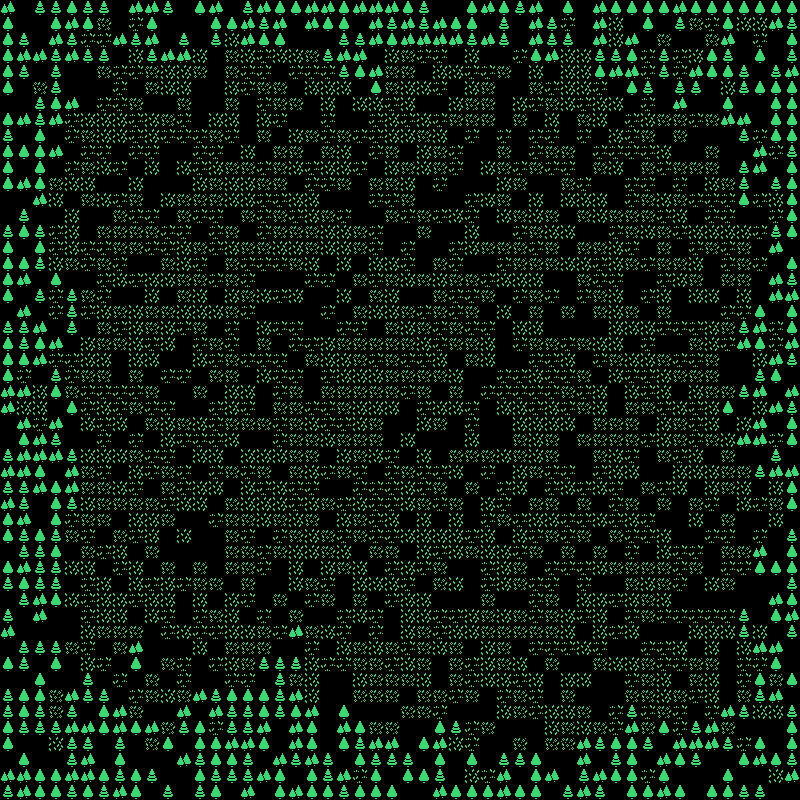

A 2D game scene composited from a Tiled map and its tileset images. What follows is a short description and the map's XML, with every tile layer's data as written:
An orthogonal 50x50 tile map with 16x16 px tiles, 1 tile layer (ground) and 9 objects (8x wall, player).

<map version="1.2" tiledversion="1.3.2" orientation="orthogonal" renderorder="right-down" compressionlevel="0" width="50" height="50" tilewidth="16" tileheight="16" infinite="0" nextlayerid="4" nextobjectid="12">
 <tileset firstgid="1" source="charset.tsx" />
 <layer id="1" name="ground" width="50" height="50">
  <data encoding="csv">
68,1,34,34,33,34,34,1,68,68,34,1,33,68,1,34,68,33,33,68,68,33,68,68,68,33,34,1,1,33,68,33,34,68,1,33,1,68,33,33,33,33,68,33,33,33,33,33,33,33,
33,1,1,33,68,33,7,1,6,33,1,1,1,33,33,68,34,68,1,68,33,33,1,68,34,68,34,68,33,33,1,34,1,68,34,6,1,68,8,1,33,1,34,7,6,33,8,8,68,34,
33,34,1,68,34,6,6,68,34,68,1,34,1,34,8,68,33,33,1,1,1,34,34,68,33,68,68,68,68,34,68,34,1,68,34,34,1,68,8,68,1,7,1,1,7,68,1,6,1,33,
33,68,68,34,68,34,34,1,8,34,68,68,8,1,7,8,6,8,8,7,34,68,68,1,8,7,6,6,1,8,1,1,6,33,68,8,8,34,34,33,6,34,6,8,33,34,1,33,1,34,
33,34,1,34,1,1,7,6,6,7,8,8,7,1,7,6,6,1,6,6,6,34,33,68,7,7,1,8,8,6,6,7,1,8,1,8,8,33,68,68,6,34,6,68,33,33,34,1,34,68,
33,1,7,34,1,1,1,6,1,7,8,8,1,1,8,6,7,7,1,8,8,8,1,33,7,8,8,6,1,8,7,1,1,7,6,8,8,6,1,33,34,1,34,34,1,8,34,33,33,33,
1,1,34,33,68,1,6,6,7,1,1,7,1,1,7,1,6,7,7,1,8,1,8,8,6,8,1,1,8,7,7,1,8,6,7,8,6,8,8,1,6,1,68,1,1,33,1,1,33,33,
33,68,34,68,6,8,8,8,6,8,7,6,1,8,8,1,8,6,1,1,6,1,1,6,8,6,8,6,7,7,7,1,7,1,8,1,7,8,1,6,8,7,7,6,7,68,68,1,33,33,
34,1,33,1,6,7,8,8,6,8,6,6,6,7,6,1,7,1,8,7,6,7,6,6,8,8,7,8,1,6,1,6,1,6,6,1,6,1,8,6,7,1,7,1,1,1,34,6,33,33,
33,33,33,68,1,6,6,1,6,6,1,1,6,6,1,8,1,7,7,1,7,8,1,6,7,1,8,7,6,1,1,7,1,6,7,7,1,6,6,6,6,8,1,1,7,1,1,68,6,34,
33,1,33,1,6,7,8,6,1,8,1,8,6,8,7,7,6,7,8,6,8,8,6,1,8,7,8,7,6,1,8,7,6,7,6,6,1,7,8,1,7,6,7,7,7,1,34,68,1,33,
33,68,33,7,8,8,1,1,8,1,1,1,8,7,8,8,7,7,1,6,6,7,1,7,7,8,1,6,1,1,1,8,7,1,1,7,6,1,1,6,6,1,6,1,8,7,34,1,34,33,
1,1,68,8,1,7,8,6,7,1,8,7,7,7,8,8,6,6,8,8,1,1,1,6,6,7,1,1,1,6,8,7,1,8,1,8,8,8,1,6,7,8,7,6,6,6,33,6,8,33,
1,34,1,1,8,1,1,7,6,6,1,7,6,6,1,7,6,7,6,8,7,6,1,1,7,6,7,6,8,6,1,8,7,8,7,1,7,8,7,7,7,6,8,1,6,6,1,1,6,33,
34,33,34,6,8,1,7,7,7,7,6,6,1,6,7,1,6,7,7,7,8,8,7,6,1,1,7,1,1,8,1,1,6,7,8,8,1,1,6,7,8,7,6,8,8,8,8,6,34,33,
33,1,33,6,8,6,6,7,7,6,6,8,7,6,8,7,7,8,8,7,8,8,7,6,1,6,1,1,6,8,7,7,7,6,7,1,7,7,8,6,1,7,1,6,7,6,7,1,68,1,
33,33,34,8,7,6,7,6,1,1,7,8,6,1,7,6,6,6,7,8,1,8,1,8,8,6,1,7,6,1,1,6,7,7,7,8,8,6,8,7,6,7,7,8,1,6,7,6,1,33,
33,68,1,33,1,1,6,8,6,8,8,7,7,6,7,6,1,1,1,6,6,1,7,6,7,8,7,8,7,7,6,8,8,8,1,1,7,6,6,1,1,6,8,7,1,7,7,1,68,34,
33,1,34,6,34,7,6,1,1,8,1,7,8,1,8,7,8,6,8,1,1,8,1,7,8,1,1,7,6,6,7,1,6,7,6,1,6,7,8,1,6,8,1,8,8,1,8,1,68,68,
1,68,1,6,34,6,8,7,8,7,7,8,8,8,7,6,1,1,1,1,6,1,7,8,8,7,6,7,6,7,1,8,1,7,1,7,1,7,8,7,1,7,1,1,1,6,6,33,1,33,
34,34,68,1,34,1,7,6,8,7,8,6,7,1,6,1,8,6,6,1,1,6,6,1,7,8,7,6,7,6,6,1,8,8,1,1,1,1,8,8,8,6,6,6,8,7,34,68,6,33,
33,34,33,68,1,8,7,7,8,6,8,1,6,7,6,1,7,1,6,6,8,7,7,7,7,7,8,6,7,7,8,1,6,7,7,6,7,8,8,1,6,1,1,7,8,6,68,33,6,68,
33,33,68,6,6,8,8,1,8,8,1,1,8,6,7,6,6,6,1,7,8,8,7,6,7,6,6,8,1,7,8,1,1,6,6,8,1,6,7,8,8,7,6,6,7,1,1,8,68,34,
33,6,1,34,6,7,7,1,7,1,6,6,1,7,7,1,8,6,6,1,6,8,8,8,7,7,7,7,8,1,1,6,6,8,6,6,7,1,8,6,6,8,7,7,7,1,1,34,33,1,
68,68,8,33,7,6,6,6,6,7,1,1,7,1,8,8,1,6,7,1,7,7,7,7,7,6,7,1,7,1,6,6,6,6,6,7,6,8,1,8,6,8,1,8,7,7,34,68,1,68,
68,8,8,1,33,6,8,6,7,6,6,1,1,6,8,6,1,7,7,6,6,7,8,8,8,1,6,8,8,6,1,8,8,6,8,6,7,8,1,7,7,6,8,6,8,33,1,8,68,34,
1,68,6,68,1,8,6,8,1,7,8,7,8,6,7,7,7,6,7,8,6,6,8,7,1,1,8,7,1,6,1,1,8,8,8,8,1,7,7,7,1,8,7,6,8,1,8,68,1,33,
1,33,68,34,1,1,6,1,6,1,8,6,6,6,8,1,1,6,7,7,8,7,7,7,1,8,1,1,1,8,1,1,7,8,7,1,7,7,7,7,6,8,7,6,7,8,68,68,6,33,
34,68,68,68,34,8,8,8,7,6,6,1,8,8,1,8,8,8,7,7,1,8,7,8,6,1,8,1,7,7,7,8,7,8,7,1,1,7,8,6,1,7,6,8,1,7,1,1,34,1,
68,68,33,1,68,7,6,1,8,6,7,6,1,6,7,6,7,1,7,8,6,7,6,1,6,7,6,6,8,1,6,1,8,7,6,6,1,6,8,8,1,1,8,8,8,7,7,34,68,68,
34,34,68,33,68,7,7,8,6,1,7,6,8,8,1,8,6,8,6,6,1,1,6,6,6,8,6,7,1,7,1,6,8,1,6,8,6,8,6,1,7,6,8,1,8,7,8,1,8,33,
68,34,1,33,34,8,7,7,7,7,6,8,8,1,7,8,8,8,6,8,7,6,8,6,6,8,7,6,7,1,8,6,1,7,7,1,7,1,6,7,1,7,1,7,6,1,8,6,7,33,
33,68,1,33,6,7,7,1,8,8,7,1,1,6,7,7,8,7,8,7,1,8,7,6,8,1,8,1,8,1,6,7,6,8,8,6,6,8,6,8,6,1,1,8,1,7,1,1,8,1,
33,34,33,34,7,6,1,7,6,8,1,8,1,1,7,6,1,6,7,8,7,6,7,6,6,8,8,8,8,6,8,1,8,6,7,6,7,1,7,6,6,8,1,1,6,6,1,6,1,34,
1,34,34,33,1,7,6,8,1,7,1,1,1,1,7,7,6,7,8,8,7,8,1,7,7,1,8,6,8,7,8,8,6,7,1,7,1,7,1,6,1,8,6,6,1,7,7,68,1,33,
33,68,34,34,8,8,1,6,8,1,7,1,7,1,7,7,6,1,8,1,8,7,8,1,6,8,6,7,1,1,6,8,7,1,6,6,6,8,7,7,7,7,6,7,1,6,6,33,33,33,
34,33,34,34,1,6,8,1,8,6,8,6,7,7,1,7,1,1,8,7,6,1,8,8,8,6,1,7,8,1,6,8,7,6,6,1,6,1,1,7,8,7,6,1,8,7,1,1,1,34,
1,34,68,33,8,6,8,8,6,8,8,1,8,1,8,6,1,7,1,6,7,1,7,1,6,8,8,1,1,1,7,1,1,6,7,1,8,8,6,8,7,8,1,1,1,1,1,1,68,33,
34,1,68,1,1,6,8,8,1,8,6,1,6,7,8,1,6,1,7,1,1,6,8,6,1,8,8,6,6,8,7,8,7,6,7,8,6,8,1,6,7,6,6,6,6,6,34,1,33,68,
68,1,1,1,1,8,7,7,7,1,6,8,6,6,8,8,7,6,68,7,8,6,1,6,1,8,7,6,8,8,7,7,7,7,7,8,1,8,6,8,1,1,1,8,8,8,34,8,1,34,
1,34,34,34,7,6,1,7,68,1,1,1,8,1,7,7,7,1,1,6,1,8,7,8,7,6,7,8,7,1,8,7,1,6,6,6,8,6,1,1,6,6,8,1,8,1,8,68,68,1,
33,34,1,33,1,8,6,1,33,1,7,6,1,6,8,7,34,34,34,8,6,6,7,7,6,8,7,1,7,6,8,7,8,1,7,1,1,7,8,8,7,6,6,7,7,1,6,6,33,1,
1,1,33,1,1,34,1,6,1,7,1,6,1,1,6,6,1,34,7,8,1,1,8,7,7,7,8,1,7,6,8,8,6,8,1,8,8,1,1,6,7,8,1,7,8,1,6,33,7,33,
34,33,33,7,68,34,34,1,6,7,8,7,68,34,33,33,33,34,68,8,1,1,7,7,7,1,7,7,6,7,1,6,7,6,1,7,1,1,1,7,7,8,7,6,8,1,7,34,68,1,
34,33,34,7,34,1,33,68,7,1,1,68,1,68,34,34,33,34,33,68,1,33,1,1,1,7,7,6,1,1,1,8,7,6,8,8,7,1,6,34,6,7,6,1,6,68,34,8,8,34,
33,34,34,34,68,68,33,68,33,68,7,34,33,6,34,34,68,1,68,33,1,68,33,7,7,1,1,33,34,6,7,1,1,1,8,7,8,7,6,68,7,33,6,34,68,7,1,1,1,33,
33,1,1,8,34,34,1,34,1,7,33,1,33,33,68,68,33,1,68,33,1,33,34,68,68,1,33,68,8,6,1,1,7,1,7,7,68,34,33,33,34,1,68,68,68,34,6,33,1,33,
1,33,1,1,34,68,1,33,1,1,1,68,34,33,33,34,1,68,34,68,34,1,33,34,34,34,1,33,1,33,1,34,34,33,1,1,68,1,34,33,1,68,33,34,1,1,33,68,33,34,
68,68,33,33,68,68,33,34,33,34,1,1,33,34,34,34,68,33,1,33,34,68,6,33,1,33,33,34,1,8,6,68,1,33,68,1,34,68,33,33,6,33,1,1,1,33,1,1,8,68,
34,68,33,33,34,33,34,68,33,1,34,1,34,33,1,68,1,33,68,33,33,34,33,33,33,1,1,68,33,33,33,68,33,33,1,34,68,34,1,33,33,68,33,1,33,33,34,34,1,1
</data>
 </layer>
 <objectgroup id="2" name="objects" visible="0">
  <object id="1" name="player" x="240" y="112" width="16" height="16" />
  <object id="3" name="wall" x="276" y="100" width="8" height="12" />
  <object id="4" name="wall" x="292" y="100" width="8" height="12" />
  <object id="5" name="wall" x="244" y="84" width="8" height="12" />
  <object id="6" name="wall" x="212" y="100" width="8" height="12" />
  <object id="7" name="wall" x="0" y="0" width="16" height="800" />
  <object id="8" name="wall" x="784" y="0" width="16" height="800" />
  <object id="9" name="wall" x="16" y="0" width="768" height="16" />
  <object id="10" name="wall" x="16" y="788" width="768" height="12" />
 </objectgroup>
</map>
